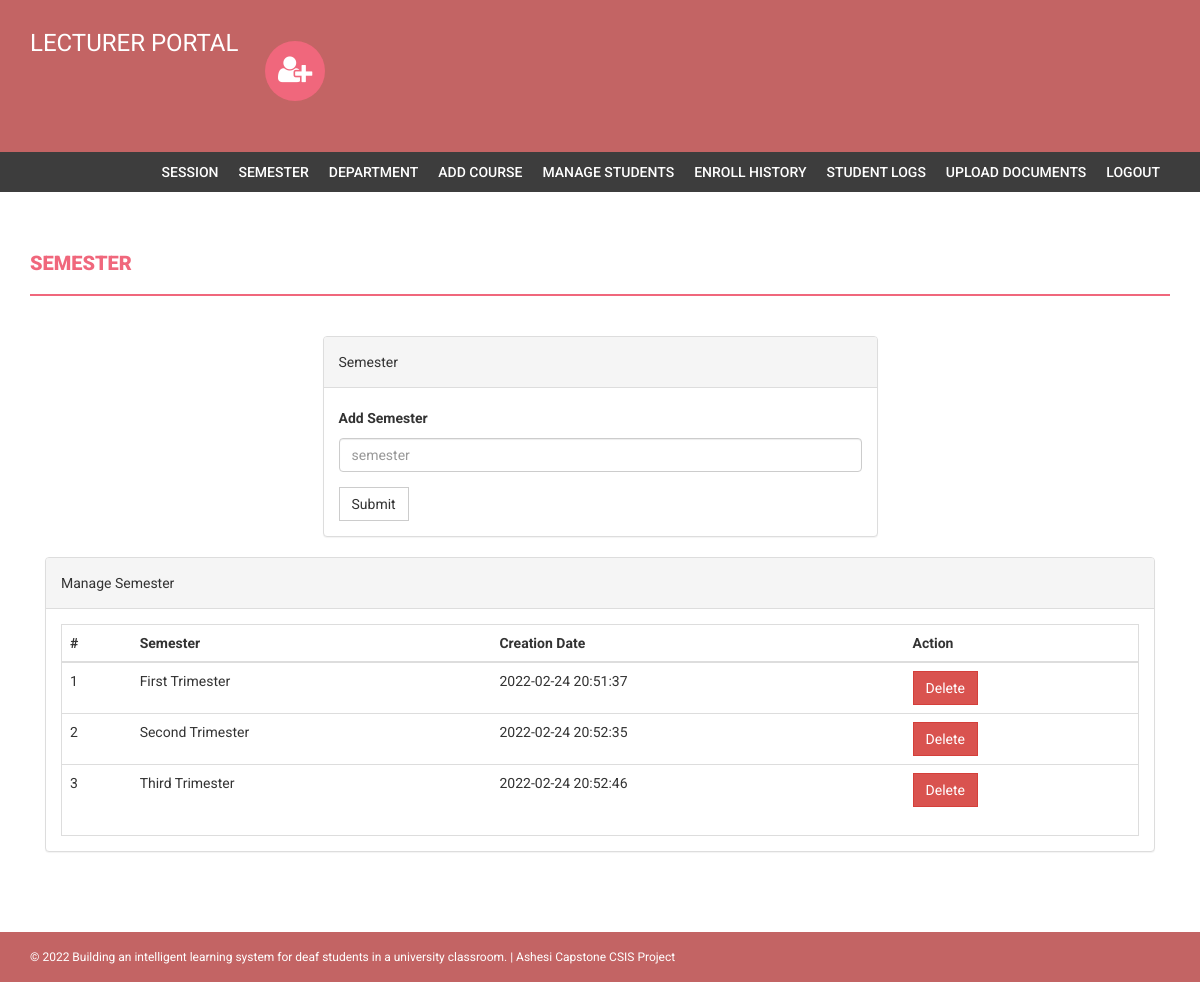
Page /admin/semester.php (signed in) on the committed database.
### tables this page shows
CREATE TABLE `semester` (
  `id` int(11) NOT NULL,
  `semester` varchar(255) DEFAULT NULL,
  `creationDate` timestamp NULL DEFAULT current_timestamp(),
  `updationDate` varchar(255) DEFAULT NULL
);

### admin/semester.php (the view, shortened to what this page needs)
<?php
if(strlen($_SESSION['alogin'])==0)
    {
header('location:index.php');
}
else{
?>
<!DOCTYPE html>
<html xmlns="http://www.w3.org/1999/xhtml">
<head>
    <link href="assets/css/bootstrap.css" rel="stylesheet" />
    <link href="assets/css/font-awesome.css" rel="stylesheet" />
    <link href="assets/css/style.css" rel="stylesheet" />
</head>
<body>
<?php include('includes/header.php');?>
<?php if($_SESSION['alogin']!="")
{
 include('includes/menubar.php');
}
 ?>
    <div class="content-wrapper">
        <div class="container">
              <div class="row">
                    <div class="col-md-12">
                        <h1 class="page-head-line">Semester  </h1>
                    </div>
                </div>
                <div class="row" >
                  <div class="col-md-3"></div>
                    <div class="col-md-6">
                        <div class="panel panel-default">
                        <div class="panel-heading">
                           Semester
                        </div>
                        <div class="panel-body">
                       <form name="semester" method="post">
   <div class="form-group">
    <label for="semester">Add Semester  </label>
    <input type="text" class="form-control" id="semester" name="semester" placeholder="semester" required />
  </div>
 <button type="submit" name="submit" class="btn btn-default">Submit</button>
</form>
                            </div>
                            </div>
                    </div>
                </div>
                <div class="col-md-12">
                    <div class="panel panel-default">
                        <div class="panel-heading">
                            Manage Semester
                        </div>
                        <div class="panel-body">
                            <div class="table-responsive table-bordered">
                                <table class="table">
                                    <thead>
                                        <tr>
                                            <th>#</th>
                                            <th>Semester</th>
                                            <th>Creation Date</th>
                                            <th>Action</th>
                                        </tr>
                                    </thead>
                                    <tbody>
<?php
$sql=mysqli_query($con,"select * from semester");
$cnt=1;
while($row=mysqli_fetch_array($sql))
{
?>
                                        <tr>
                                            <td><?php echo $cnt;?></td>
                                            <td><?php echo htmlentities($row['semester']);?></td>
                                            <td><?php echo htmlentities($row['creationDate']);?></td>
                                            <td>
  <a href="semester.php?id=<?php echo $row['id']?>&del=delete" onClick="return confirm('Are you sure you want to delete?')">
                                            <button class="btn btn-danger">Delete</button>
</a>
                                            </td>
                                        </tr>
<?php
$cnt++;
} ?>
                                    </tbody>
                                </table>
                            </div>
                        </div>
                    </div>
                </div>
            </div>
        </div>
  <?php include('includes/footer.php');?>
</body>
</html>
<?php } ?>

### admin/assets/css/style.css (style rules this page uses)
body { font-family: 'Roboto', sans-serif; line-height: 30px; }
.content-wrapper { margin-top: 40px; min-height: 600px; padding-bottom: 60px; }
.page-head-line { font-weight: 900; padding-bottom: 20px; border-bottom: 2px solid #F0677C; text-transform: uppercase; color: #F0677C; font-size: 20px; margin-bottom: 40px; }
.btn { border-radius: 0px; -webkit-border-radius: 0px; -moz-border-radius: 0px; }

### rows in the picture
semester: semester "First Trimester", creationDate "2022-02-24 20:51:37"
semester: semester "Second Trimester", creationDate "2022-02-24 20:52:35"
semester: semester "Third Trimester", creationDate "2022-02-24 20:52:46"
